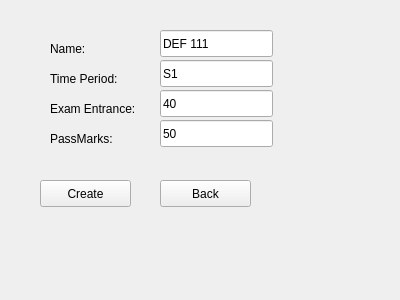
<?xml version="1.0" encoding="UTF-8"?>
<ui version="4.0">
 <class>createModule</class>
 <widget class="QWidget" name="createModule">
  <property name="geometry">
   <rect>
    <x>0</x>
    <y>0</y>
    <width>400</width>
    <height>300</height>
   </rect>
  </property>
  <property name="windowTitle">
   <string>Form</string>
  </property>
  <widget class="QPushButton" name="pushButton_2">
   <property name="geometry">
    <rect>
     <x>160</x>
     <y>180</y>
     <width>91</width>
     <height>27</height>
    </rect>
   </property>
   <property name="text">
    <string>Back</string>
   </property>
  </widget>
  <widget class="QLabel" name="label_2">
   <property name="geometry">
    <rect>
     <x>50</x>
     <y>70</y>
     <width>91</width>
     <height>17</height>
    </rect>
   </property>
   <property name="text">
    <string>Time Period:</string>
   </property>
  </widget>
  <widget class="QLineEdit" name="lineEdit_2">
   <property name="geometry">
    <rect>
     <x>160</x>
     <y>60</y>
     <width>113</width>
     <height>27</height>
    </rect>
   </property>
   <property name="text">
    <string>S1</string>
   </property>
  </widget>
  <widget class="QLineEdit" name="lineEdit">
   <property name="geometry">
    <rect>
     <x>160</x>
     <y>30</y>
     <width>113</width>
     <height>27</height>
    </rect>
   </property>
   <property name="text">
    <string>DEF 111</string>
   </property>
  </widget>
  <widget class="QLineEdit" name="lineEdit_3">
   <property name="geometry">
    <rect>
     <x>160</x>
     <y>90</y>
     <width>113</width>
     <height>27</height>
    </rect>
   </property>
   <property name="text">
    <string>40</string>
   </property>
  </widget>
  <widget class="QLabel" name="label">
   <property name="geometry">
    <rect>
     <x>50</x>
     <y>40</y>
     <width>62</width>
     <height>17</height>
    </rect>
   </property>
   <property name="text">
    <string>Name:</string>
   </property>
  </widget>
  <widget class="QLabel" name="label_4">
   <property name="geometry">
    <rect>
     <x>50</x>
     <y>130</y>
     <width>62</width>
     <height>17</height>
    </rect>
   </property>
   <property name="text">
    <string>PassMarks:</string>
   </property>
  </widget>
  <widget class="QLineEdit" name="lineEdit_4">
   <property name="geometry">
    <rect>
     <x>160</x>
     <y>120</y>
     <width>113</width>
     <height>27</height>
    </rect>
   </property>
   <property name="text">
    <string>50</string>
   </property>
  </widget>
  <widget class="QPushButton" name="pushButton">
   <property name="geometry">
    <rect>
     <x>40</x>
     <y>180</y>
     <width>91</width>
     <height>27</height>
    </rect>
   </property>
   <property name="text">
    <string>Create</string>
   </property>
  </widget>
  <widget class="QLabel" name="label_3">
   <property name="geometry">
    <rect>
     <x>50</x>
     <y>100</y>
     <width>111</width>
     <height>17</height>
    </rect>
   </property>
   <property name="text">
    <string>Exam Entrance:</string>
   </property>
  </widget>
 </widget>
 <resources/>
 <connections/>
</ui>
